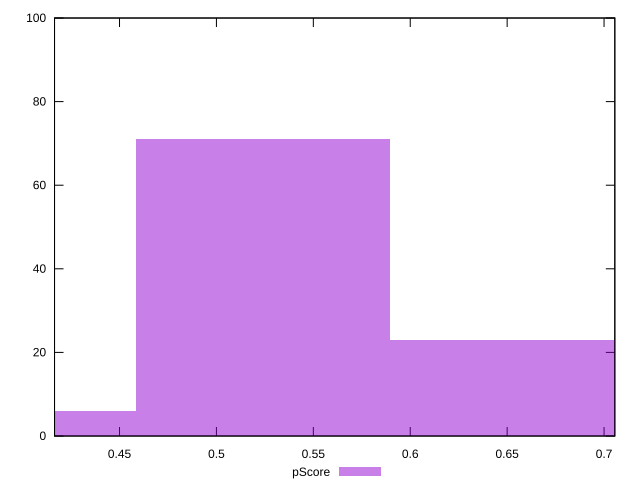

This chart was generated by the following gnuplot code:
reset

$pScore <<EOF
0.3929379416487114 6
0.5239172555316152 71
0.654896569414519 23
EOF

set key outside below
set boxwidth 0.1309793138829038
set xrange [0.41647058823529415:0.7055555555555556]
set yrange [0:100]
set trange [0:100]
set style fill transparent solid 0.5 noborder
set terminal svg size 640, 490 enhanced background rgb 'white'
set output "report_00013_2021-02-09T12-04-24.940Z/uses-http2/samples/pages+cached+noadtech+nomedia+nocss/pScore/histogram.svg"

plot $pScore title "pScore" with boxes

reset
